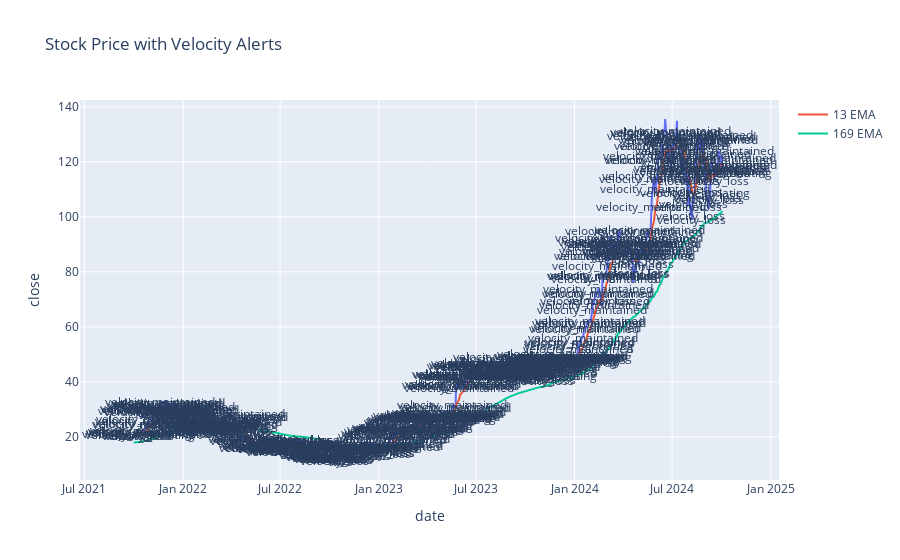

Write notebook code for a chart like this one.
### Markdown cell above
### Predefined Velocity Support Testing Alert

### Code cell
def velocity_alert(df, interval, recovery_days=3, epilson=0.05):
    """
    Count how many times the closing price touches the 169 EMA band and check if it quickly recovers.
    
    Parameters:
    df (DataFrame): DataFrame containing 'close', '169EMA' columns.
    interval (str): The interval to analyze.
    recovery_days (int): The number of days within which the stock must recover above the band.
    
    Returns:
    DataFrame: DataFrame with alert column indicating velocity alerts.
    """
    
    df = df.copy()
    df = df[df['interval'] == interval]
    
    df['above_13EMA'] = df['close'] > df['13EMA']
    df['above_169EMA'] = df['close'] > df['169EMA']
    
    df['below_13EMA'] = df['close'] < df['13EMA']
    df['below_169EMA'] = df['close'] < df['169EMA']
    
    df['between_13_169EMA'] = (df['close'] > df['13EMA']) & (df['close'] < df['169EMA'])
    
    df['alert'] = None
    
    for i in df.index:
        if i - recovery_days < df.index[0]:
            continue
        if df.loc[i, 'above_13EMA'] and df.loc[i, 'above_169EMA']:
            if i == df.index[0] or df.loc[i - 1, 'alert'] != 'velocity_maintained':
                df.loc[i, 'alert'] = 'velocity_maintained'
            if df.loc[i - recovery_days, 'below_13EMA'] and df.loc[i, 'above_13EMA']:
                if i == df.index[0] or df.loc[i - 1, 'alert'] != 'velocity_negotiating':
                    df.loc[i, 'alert'] = 'velocity_negotiating'
        
        elif df.loc[i, 'below_13EMA'] or df.loc[i, 'below_169EMA']:
            if i == df.index[0] or df.loc[i - 1, 'alert'] != 'velocity_loss':
                df.loc[i, 'alert'] = 'velocity_loss'
            
        elif df.loc[i, 'between_13_169EMA']:
            if df.loc[i - recovery_days, 'above_13EMA']:
                if i == df.index[0] or df.loc[i - 1, 'alert'] != 'velocity_weak':
                    df.loc[i, 'alert'] = 'velocity_weak'
                
    df.drop(columns=['above_13EMA', 'above_169EMA', 'below_13EMA', 'below_169EMA', 'between_13_169EMA'], inplace=True)
    return df

nvda_df = fetch_and_prepare_data('NVDA')
velocity_alert_df = velocity_alert(nvda_df, '1D')

# Get the rows with non-null alerts
non_null_alerts = velocity_alert_df.loc[velocity_alert_df['alert'].notnull()]

import plotly.express as px

# Plot the data with alert annotations
fig = px.line(velocity_alert_df, x='date', y='close', title='Stock Price with Velocity Alerts')

# Add 13 EMA and 169 EMA
fig.add_scatter(x=velocity_alert_df['date'], y=velocity_alert_df['13EMA'], mode='lines', name='13 EMA')
fig.add_scatter(x=velocity_alert_df['date'], y=velocity_alert_df['169EMA'], mode='lines', name='169 EMA')

# Add annotations for alerts
for i, row in non_null_alerts.iterrows():
    fig.add_annotation(
        x=row['date'],
        y=row['close'],
        text=row['alert'],
        showarrow=False,
        arrowhead=1
    )

fig.show()

nvda_df = fetch_and_prepare_data('NVDA')
velocity_alert(nvda_df,'1D')
